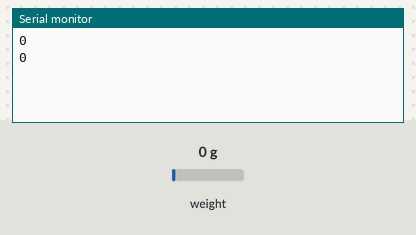
Bench run of a sketch on a simulated Arduino Uno, built for the host (arithmetic inside an expression is 32-bit, double 64-bit). On the bench: the last lines printed to the serial monitor. The inputs (shaded band) are chosen by the test bench; at power-on: weight on the scale 0 g.

Above: at 3.0 s.
3.1 s: weight on the scale set to 100 g
At 5.0 s:
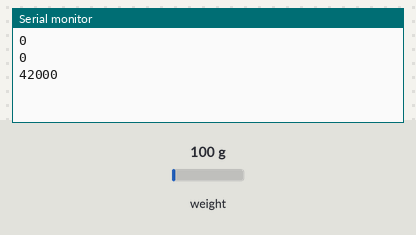
5.9 s: weight on the scale set to 1250 g
At 7.8 s:
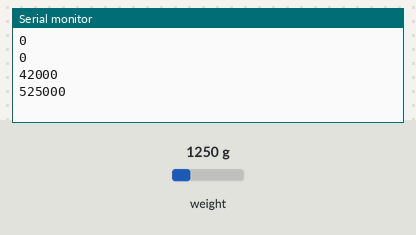
Timing chart, 0 to 9.3 s (numbered marks = the images above; inputs shaded):
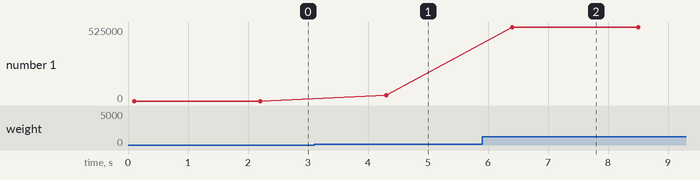

The sketch:

Q2HX711_test.ino
```cpp
/*
Pressure Measurements with the
MPS20N0040D Breakout Board
with the HX710B/HX711 ADC
5V Supply Voltage
 */
#include <Q2HX711.h>

const byte MPS_OUT_pin = 2; // OUT data pin
const byte MPS_SCK_pin = 3; // clock data pin
const byte gainFactor = 128;
int avg_size = 10; // #pts to average over
float avg_val = 0.0; // variable for averaging

Q2HX711 MPS20N0040D(MPS_OUT_pin, MPS_SCK_pin); // start comm with the HX710B

void setup() {
  Serial.begin(9600); // start the serial port
  MPS20N0040D.setGain(gainFactor);
}

void loop() {

//  for (int ii=0;ii<avg_size;ii++){
//    avg_val += MPS20N0040D.read(); // add multiple ADC readings
//    delay(20); // delay between readings
//  }
//  avg_val /= avg_size;
//  Serial.println(avg_val); // print out the average
//  avg_val = 0.0;
  Serial.println(MPS20N0040D.read());
  delay(2000);
}
```

Measured:
- after the input at 3.1 s, the serial monitor: prints a new line after 1.2 s (image 1)
- after the input at 5.9 s, the serial monitor: prints a new line after 0.50 s (image 2)
- plotted number 1: 0 → 42000 after the input at 3.1 s, 42000 → 525000 after the input at 5.9 s
